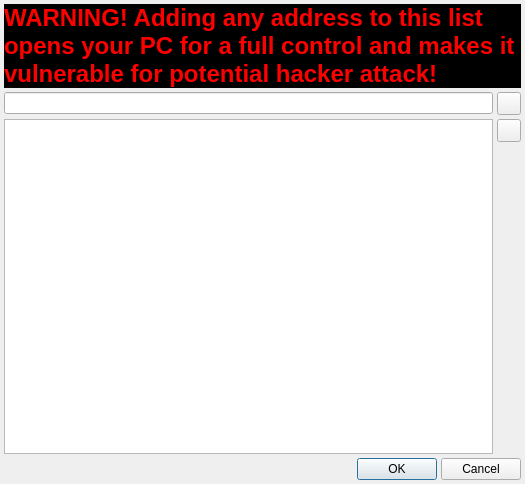
<?xml version="1.0" encoding="UTF-8"?>
<ui version="4.0">
 <class>TrustedClientsAddressesDialog</class>
 <widget class="QDialog" name="TrustedClientsAddressesDialog">
  <property name="geometry">
   <rect>
    <x>0</x>
    <y>0</y>
    <width>525</width>
    <height>484</height>
   </rect>
  </property>
  <property name="windowTitle">
   <string>Trusted clients addresses</string>
  </property>
  <layout class="QGridLayout" name="gridLayout">
   <property name="leftMargin">
    <number>4</number>
   </property>
   <property name="topMargin">
    <number>4</number>
   </property>
   <property name="rightMargin">
    <number>4</number>
   </property>
   <property name="bottomMargin">
    <number>4</number>
   </property>
   <property name="spacing">
    <number>4</number>
   </property>
   <item row="2" column="1">
    <widget class="QToolButton" name="removeButton">
     <property name="text">
      <string/>
     </property>
     <property name="icon">
      <iconset resource="../../resources/vsedit-job-server-watcher.qrc">
       <normaloff>:/delete.png</normaloff>:/delete.png</iconset>
     </property>
    </widget>
   </item>
   <item row="1" column="1">
    <widget class="QToolButton" name="addButton">
     <property name="text">
      <string/>
     </property>
     <property name="icon">
      <iconset resource="../../resources/vsedit-job-server-watcher.qrc">
       <normaloff>:/add.png</normaloff>:/add.png</iconset>
     </property>
    </widget>
   </item>
   <item row="0" column="0" colspan="2">
    <widget class="QLabel" name="warningLabel">
     <property name="styleSheet">
      <string notr="true">background-color: rgb(0, 0, 0);
color: rgb(255, 0, 0);
font-size: 24px;
font-weight: bold;</string>
     </property>
     <property name="text">
      <string>WARNING! Adding any address to this list opens your PC for a full control and makes it vulnerable for potential hacker attack!</string>
     </property>
     <property name="wordWrap">
      <bool>true</bool>
     </property>
     <property name="margin">
      <number>4</number>
     </property>
    </widget>
   </item>
   <item row="1" column="0">
    <widget class="QLineEdit" name="addressEdit"/>
   </item>
   <item row="4" column="0" colspan="2">
    <layout class="QHBoxLayout" name="horizontalLayout">
     <item>
      <spacer name="horizontalSpacer">
       <property name="orientation">
        <enum>Qt::Horizontal</enum>
       </property>
       <property name="sizeHint" stdset="0">
        <size>
         <width>308</width>
         <height>20</height>
        </size>
       </property>
      </spacer>
     </item>
     <item>
      <widget class="QPushButton" name="okButton">
       <property name="text">
        <string>OK</string>
       </property>
      </widget>
     </item>
     <item>
      <widget class="QPushButton" name="cancelButton">
       <property name="text">
        <string>Cancel</string>
       </property>
      </widget>
     </item>
    </layout>
   </item>
   <item row="3" column="1">
    <spacer name="verticalSpacer">
     <property name="orientation">
      <enum>Qt::Vertical</enum>
     </property>
     <property name="sizeHint" stdset="0">
      <size>
       <width>20</width>
       <height>40</height>
      </size>
     </property>
    </spacer>
   </item>
   <item row="2" column="0" rowspan="2">
    <widget class="QListWidget" name="addressesList"/>
   </item>
  </layout>
 </widget>
 <resources>
  <include location="../../resources/vsedit-job-server-watcher.qrc"/>
 </resources>
 <connections/>
</ui>
